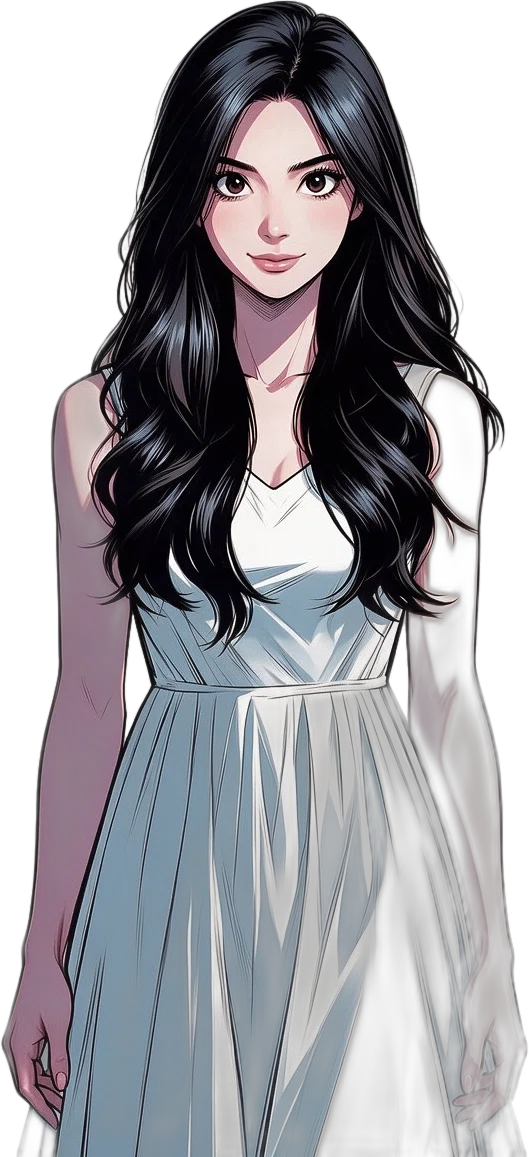
#> input picture docs/agent/evidence/p5/_new_cutout.png, 529 x 1157 px
$ python _tmp_landmark_fullbody.py
#> lines starting #> are read from the running program, lines starting #| are printed output that depends on the picture; after the words box and inside, x2 and y2 are one past the last pixel; in counts of white or black regions, pixels touching at a corner belong together
# -*- coding: utf-8 -*-
r"""在**原始立绘**（529×1157）上定位五官，再映射到新画布坐标。

## 为什么不直接在 128×281 画布上找

上一轮（`_base2_probe.py`）是在 128 宽的小图上肉眼读格的，注释里写明
「自动判据在这张图上不可靠 —— 它的肤色偏冷，'亮且暖'的阈值几乎筛不出脸」。
在 128 宽时脸只有约 40px，眼睛约 6px 宽，任何阈值都在噪声里。

原始图有 529 宽，脸约 160px、眼睛约 25px —— **特征大 4 倍**，
自动判据在这一级是可靠的。所以：**在原图上量，再用已知的缩放比映射下去**。
映射关系是确定的（紧包围盒 → 按宽适配到 128），不引入额外误差。

输出：
  · `_lm_head_grid.png`   原图头部 3 倍放大 + 20px 网格 + 检测框（人眼核对）
  · `_lm_canvas_grid.png` 映射后的 128×281 画布 4 倍放大 + 网格 + 映射框
  · 终端打印候选坐标（原图坐标 → 画布坐标）
"""
import sys
from pathlib import Path

import numpy as np
from PIL import Image, ImageDraw

ROOT = Path(__file__).resolve().parents[4]
OUT = ROOT / "docs" / "agent" / "evidence" / "p5"
CANVAS_W = 128

cut = Image.open(OUT / "_new_cutout.png").convert("RGBA")
#> cut is the input picture: PIL image 529x1157 RGBA; mean R, G, B, A 68.1, 67.1, 72.4, 149.3
print(f"立绘 {cut.size[0]}×{cut.size[1]}")
#| 立绘 529×1157

arr = np.asarray(cut).astype(np.float64)
alpha = arr[:, :, 3]
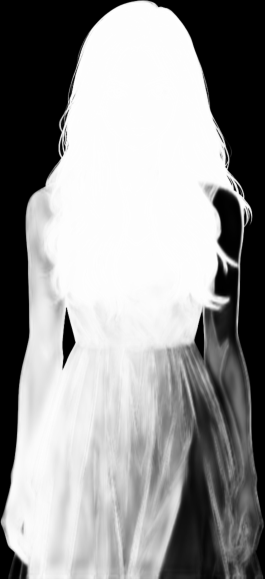
#> alpha: shape (1157, 529) float64 (shown at 1/2 size); min 0, max 255, mean 149.3
rgb = arr[:, :, :3]
lum = rgb @ np.array([0.299, 0.587, 0.114])
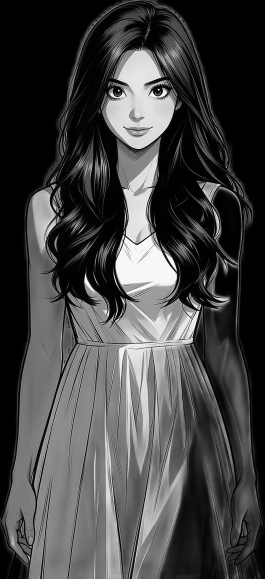
#> lum: shape (1157, 529) float64 (shown at 1/2 size); min 0, max 254, mean 68

# ── 紧包围盒 & 映射 ──
ys, xs = np.where(alpha > 64)
X0, Y0, X1, Y1 = int(xs.min()), int(ys.min()), int(xs.max()), int(ys.max())
#> X0 = 1; Y0 = 1; X1 = 526; Y1 = 1156
FW, FH = X1 - X0 + 1, Y1 - Y0 + 1
#> FW = 526; FH = 1156
SCALE = CANVAS_W / FW
#> SCALE = 0.243
CH = int(round(FH * SCALE))
#> CH = 281
print(f"紧包围盒 x[{X0}..{X1}] y[{Y0}..{Y1}]  {FW}×{FH}")
#| 紧包围盒 x[1..526] y[1..1156]  526×1156
print(f"按宽适配 → 画布 {CANVAS_W}×{CH}   缩放比 {SCALE:.4f}")
#| 按宽适配 → 画布 128×281   缩放比 0.2433


def to_canvas(px, py):
    return (px - X0) * SCALE, (py - Y0) * SCALE


# ── 头部区域：alpha 内、亮度>105 的连通块里最大的那个 = 脸 ──
from scipy import ndimage                                       # noqa: E402

head_band = np.zeros_like(alpha, dtype=bool)
head_band[: int(FH * 0.42) + Y0, :] = True        # 上 42% 视为含头
skin = (alpha > 200) & (lum > 105) & head_band
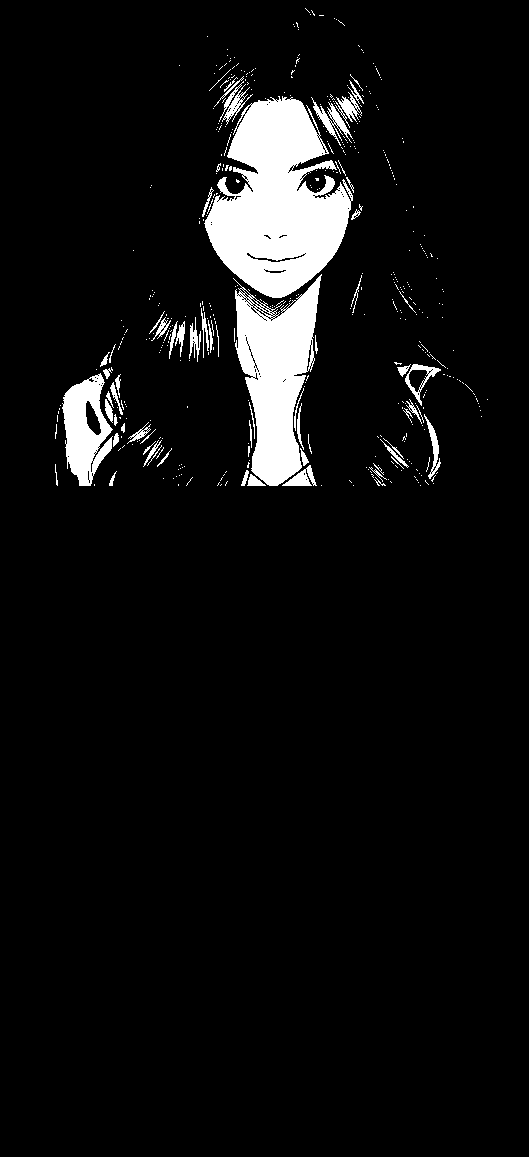
#> skin: shape (1157, 529) bool; 6.3% white; 472 white regions (409 under 20 px), largest, box (x1, y1, x2, y2) and area: (204, 96, 353, 298) 18344, (233, 274, 322, 486) 10267, (62, 373, 113, 486) 3376
lab, n = ndimage.label(skin)
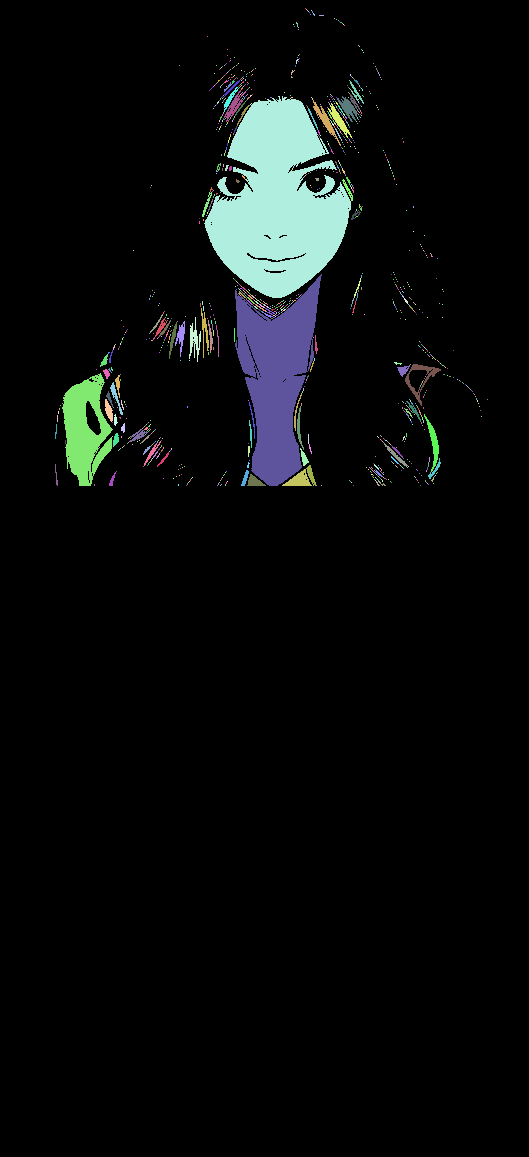
#> lab: shape (1157, 529) int32; 1216 distinct labels, from 0 to 1215; one colour per label, 0 black
#> n = 1215
if n == 0:
    print("✘ 没找到脸")
    raise SystemExit(1)
sizes = ndimage.sum(skin, lab, range(1, n + 1))
#> sizes = 1215 values, max 18155 at index 195, min 1 at index 0, mean 31.77
face_id = int(np.argmax(sizes)) + 1
#> face_id = 196
face = lab == face_id
#> face: shape (1157, 529) bool; 3% white; 1 white region, box (x1, y1, x2, y2) and area: (204, 96, 351, 298) 18155
fy, fx = np.where(face)
#> fy = 18155 values from 96 to 297; fx = 18155 values, max 350 at index 8030, min 204 at index 10970, mean 277.3
FX0, FX1, FY0, FY1 = int(fx.min()), int(fx.max()), int(fy.min()), int(fy.max())
#> FX0 = 204; FX1 = 350; FY0 = 96; FY1 = 297
print(f"人脸连通块 x[{FX0}..{FX1}] y[{FY0}..{FY1}]  "
      f"{FX1-FX0+1}×{FY1-FY0+1}  （{sizes[face_id-1]:.0f}px）")
#| 人脸连通块 x[204..350] y[96..297]  147×202  （18155px）

# ── 眼睛：脸框内、垂直中段、亮度低的像素，按列投影分成左右两簇 ──
band_y0 = FY0 + int((FY1 - FY0) * 0.30)
#> band_y0 = 156
band_y1 = FY0 + int((FY1 - FY0) * 0.62)
#> band_y1 = 220
sub = np.zeros_like(face)
sub[band_y0:band_y1 + 1, FX0:FX1 + 1] = True
dark = face & sub & (lum < 118)
#> dark: shape (1157, 529) bool; 0.02% white in thin lines or dots, all inside (x1, y1, x2, y2) = (205, 157, 351, 221)
dy, dx = np.where(dark)
#> dy = 112 values from 157 to 220; dx = 112 values, max 350 at index 87, min 205 at index 110, mean 279.5
print(f"眼带 y[{band_y0}..{band_y1}] 内暗像素 {len(dx)} 个")
#| 眼带 y[156..220] 内暗像素 112 个

# 按 x 中位数劈成左右
mid = (FX0 + FX1) / 2
#> mid = 277
left = dx < mid
boxes = {}
for tag, sel in (("eye_l", left), ("eye_r", ~left)):
    if sel.sum() < 20:
        print(f"  {tag}: 暗像素太少({sel.sum()})，放弃自动判据")
        continue
    ex, ey = dx[sel], dy[sel]
    boxes[tag] = (int(ex.min()), int(ey.min()), int(ex.max()), int(ey.max()))
    print(f"  {tag} 原图 x[{ex.min()}..{ex.max()}] y[{ey.min()}..{ey.max()}]  "
          f"{ex.max()-ex.min()+1}×{ey.max()-ey.min()+1}  ({sel.sum()}px)")
#> this loop made 2 passes
#> tag on passes 1 to 2: 'eye_l', 'eye_r'
#> (printed output is left out)
#> after the loop, boxes = {'eye_l': (205, 157, 252, 220), 'eye_r': (288, 161, 350, 209)}

# ── 嘴：脸框下段、偏红的暗像素 ──
mb_y0 = FY0 + int((FY1 - FY0) * 0.68)
#> mb_y0 = 232
mb_y1 = FY1
#> mb_y1 = 297
msub = np.zeros_like(face)
msub[mb_y0:mb_y1 + 1, FX0:FX1 + 1] = True
r, g, b = rgb[:, :, 0], rgb[:, :, 1], rgb[:, :, 2]
reddish = face & msub & (lum < 175) & ((r - g) > 12) & ((r - b) > 12)
#> reddish: shape (1157, 529) bool; 0.19% white; 31 white regions (27 under 20 px), largest, box (x1, y1, x2, y2) and area: (207, 232, 258, 291) 435, (251, 258, 299, 275) 342, (258, 232, 289, 245) 206, (253, 253, 298, 261) 171
my, mx = np.where(reddish)
#> my = 1193 values from 232 to 297; mx = 1193 values, max 344 at index 37, min 207 at index 0, mean 256.5
if len(mx) > 20:
    boxes["mouth"] = (int(mx.min()), int(my.min()), int(mx.max()), int(my.max()))
    print(f"  mouth 原图 x[{mx.min()}..{mx.max()}] y[{my.min()}..{my.max()}]  "
          f"{mx.max()-mx.min()+1}×{my.max()-my.min()+1}  ({len(mx)}px)")
#|   mouth 原图 x[207..344] y[232..297]  138×66  (1193px)
else:
    print(f"  mouth: 偏红暗像素只有 {len(mx)} 个，需人工定")

# ── 脖子：脸块底边再往下一点（头身交界）──
neck_y_src = FY1 + int((FY1 - FY0) * 0.10)
#> neck_y_src = 317
print(f"  neck_y 原图 y={neck_y_src}（脸底 +10% 脸高）")
#|   neck_y 原图 y=317（脸底 +10% 脸高）

print()
print("=" * 74)
print("映射到画布 %d×%d（缩放 %.4f）" % (CANVAS_W, CH, SCALE))
#| 映射到画布 128×281（缩放 0.2433）
print("=" * 74)
for tag, (bx0, by0, bx1, by1) in boxes.items():
    c0x, c0y = to_canvas(bx0, by0)
    c1x, c1y = to_canvas(bx1, by1)
    print(f"  {tag:<7} ({int(round(c0x))}, {int(round(c0y))}, "
          f"{int(round(c1x))}, {int(round(c1y))})"
          f"   宽{int(round(c1x-c0x))+1}×高{int(round(c1y-c0y))+1}")
#> this loop made 3 passes
#> (tag, bx0, by0, bx1, by1, c0x, c0y, c1x) on passes 1 to 3: ('eye_l', 205, 157, 252, 220, 49.64, 37.96, 61.08), ('eye_r', 288, 161, 350, 209, 69.84, 38.94, 84.93), ('mouth', 207, 232, 344, 297, 50.13, 56.21, 83.47)
#> (printed output is left out)
ncx, ncy = to_canvas((FX0 + FX1) / 2, neck_y_src)
#> ncx = 67.16; ncy = 76.9
print(f"  neck_y  {int(round(ncy))}")
#|   neck_y  77
print(f"  head    ({int(round(to_canvas(FX0, FY0)[0]))}, "
      f"{int(round(to_canvas(FX0, FY0)[1]))}, "
      f"{int(round(to_canvas(FX1, FY1)[0]))}, "
      f"{int(round(to_canvas(FX1, FY1)[1]))})")
#|   head    (49, 23, 85, 72)

# ══════════════ 出图核对 ══════════════
pad = 40
cx0, cy0 = max(0, FX0 - pad), max(0, FY0 - pad)
#> cx0 = 164; cy0 = 56
cx1, cy1 = min(cut.size[0], FX1 + pad), min(cut.size[1], neck_y_src + pad)
#> cx1 = 390; cy1 = 357
head = cut.crop((cx0, cy0, cx1, cy1))
Z = 3
big = head.resize((head.size[0] * Z, head.size[1] * Z), Image.NEAREST)
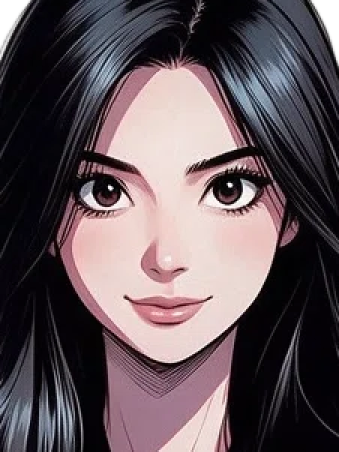
#> big: PIL image 678x903 RGBA (shown at 1/2 size); mean R, G, B, A 94.1, 81.2, 86.3, 250.3; transparent parts drawn white
d = ImageDraw.Draw(big)
for gx in range(cx0 - cx0 % 20, cx1, 20):
    X = (gx - cx0) * Z
    d.line([(X, 0), (X, big.size[1])], fill=(0, 160, 255, 255), width=1)
    d.text((X + 2, 2), str(gx), fill=(0, 120, 220, 255))
#> this loop made 12 passes
#> X on passes 1 to 8: -12, 48, 108, 168, 228, 288, 348, 408
for gy in range(cy0 - cy0 % 20, cy1, 20):
    Y = (gy - cy0) * Z
    d.line([(0, Y), (big.size[0], Y)], fill=(0, 160, 255, 255), width=1)
    d.text((2, Y + 2), str(gy), fill=(0, 120, 220, 255))
#> this loop made 16 passes
#> Y on passes 1 to 8: -48, 12, 72, 132, 192, 252, 312, 372
for tag, (bx0, by0, bx1, by1) in boxes.items():
    d.rectangle([(bx0 - cx0) * Z, (by0 - cy0) * Z,
                 (bx1 - cx0) * Z, (by1 - cy0) * Z],
                outline=(255, 40, 40, 255), width=2)
    d.text(((bx0 - cx0) * Z + 2, (by0 - cy0) * Z - 12), tag, fill=(255, 40, 40, 255))
#> this loop made 3 passes
#> (tag, bx0, by0, bx1, by1) on passes 1 to 3: ('eye_l', 205, 157, 252, 220), ('eye_r', 288, 161, 350, 209), ('mouth', 207, 232, 344, 297)
Y = (neck_y_src - cy0) * Z
#> Y = 783
d.line([(0, Y), (big.size[0], Y)], fill=(255, 210, 0, 255), width=2)
d.text((2, Y + 2), "neck", fill=(255, 210, 0, 255))
big.save(OUT / "_lm_head_grid.png")
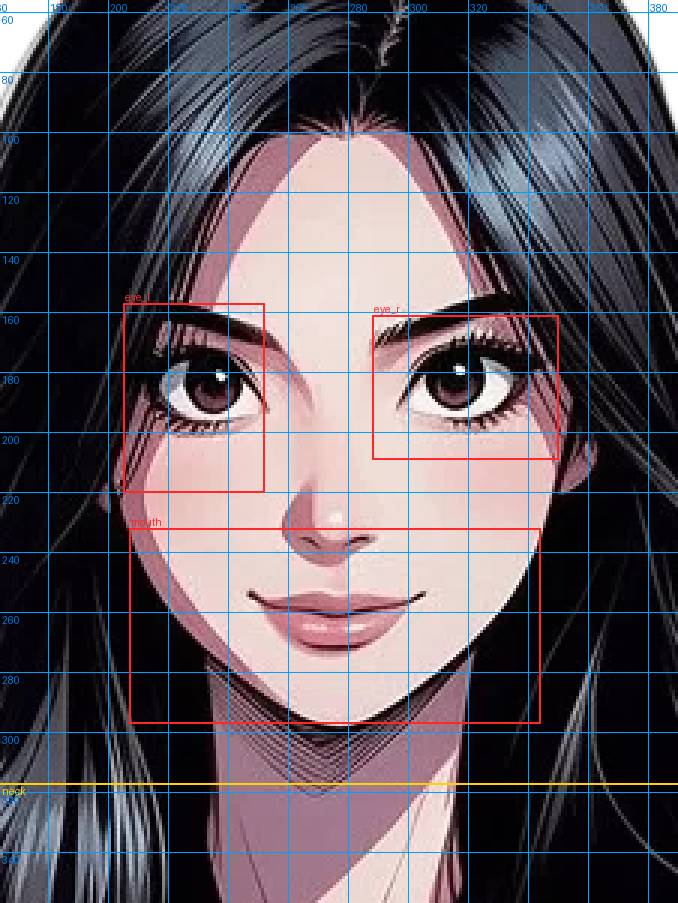
#> saved as _lm_head_grid.png: PIL image 678x903 RGBA; mean R, G, B, A 92.5, 83.7, 91.3, 250.6; transparent parts drawn white
print()
print(f"核对图1: _lm_head_grid.png  {big.size[0]}×{big.size[1]}（红框=检测框，黄线=neck）")
#| 核对图1: _lm_head_grid.png  678×903（红框=检测框，黄线=neck）
